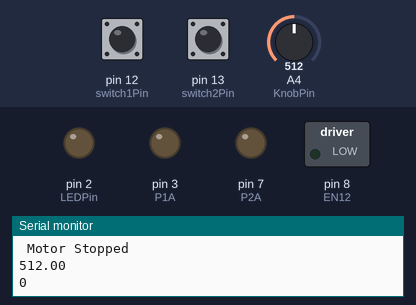
Bench run of a sketch on a simulated Arduino Uno, built with avr-gcc and run on an emulated ATmega328P. On the bench: switched loads named in the sketch (green lamp = pin HIGH), output pins drawn as LEDs (lit = HIGH), the last lines printed to the serial monitor. Inputs (shaded band) come from the test bench; at power-on: A4 (KnobPin) = 512, pin 12 (switch1Pin) HIGH, pin 13 (switch2Pin) HIGH.

Above: at 1.8 s.
1.9 s: A4 (KnobPin) set to 487
At 3.2 s:
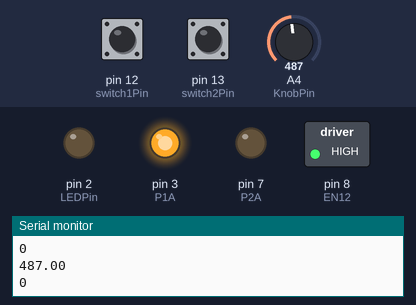
3.5 s: A4 (KnobPin) set to 510
At 4.8 s:
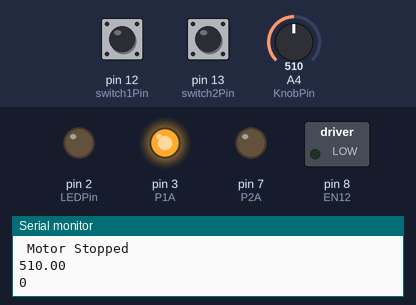
5.5 s: A4 (KnobPin) set to 544
7.2 s: A4 (KnobPin) set to 558
At 9.1 s:
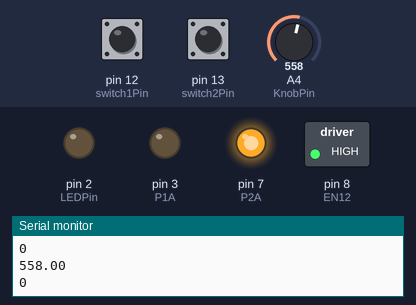
9.5 s: A4 (KnobPin) set to 540
At 10.7 s:
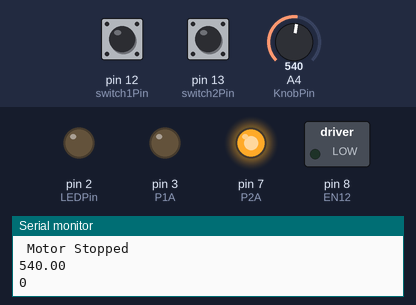
11.5 s: A4 (KnobPin) set to 560
At 12.3 s:
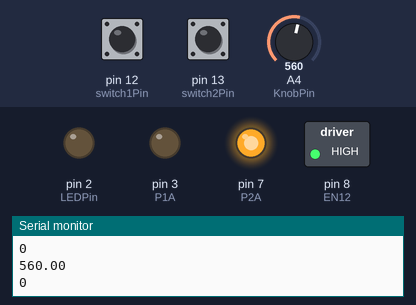
Timing chart, 0 to 14.5 s (numbered marks = the images above; inputs shaded):
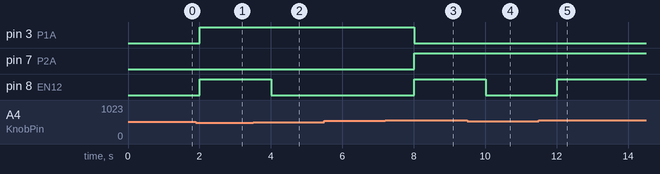

Measured:
- the behaviour switches between 500 and 499 on A4 (KnobPin) (found by bisection; images 0 and 1)
- the behaviour switches between 550 and 551 on A4 (KnobPin) (found by bisection; images 2 and 3)
- after the input at 1.9 s, pin 3 (P1A), pin 8 (EN12): LOW → HIGH after 0.10 s
- after the input at 3.5 s, pin 8 (EN12): HIGH → LOW after 0.50 s
- after the input at 7.2 s, pin 3 (P1A): HIGH → LOW after 0.81 s; pin 7 (P2A), pin 8 (EN12): LOW → HIGH after 0.81 s
- after the input at 9.5 s, pin 8 (EN12): HIGH → LOW after 0.51 s
- after the input at 11.5 s, pin 8 (EN12): LOW → HIGH after 0.51 s

The sketch:

sketch_oct11b.ino
```cpp
#define P1A 3
#define P2A 7
#define EN12 8
#define KnobPin 4

#define switch1Pin 12
#define switch2Pin 13

#define LEDPin 2

float knobValue;

int counter;

unsigned long delay_time = 50;
unsigned long last_time = 0;
boolean led_state = false;

unsigned long start_time = 0;
unsigned long duration = 5000;
boolean flag = false;

void setup() {
  Serial.begin(9600);
  pinMode(P1A, OUTPUT);
  pinMode(P2A, OUTPUT);
  pinMode(EN12, OUTPUT);
  pinMode(KnobPin, INPUT);
  pinMode(switch1Pin, INPUT_PULLUP);
  pinMode(switch2Pin, INPUT_PULLUP);

  counter = 0;

  pinMode(LEDPin, OUTPUT);

}

void loop() {
  float knobValue = analogRead(KnobPin);

  if (knobValue < 500) {
    digitalWrite(EN12, HIGH);
    digitalWrite(P1A , HIGH);
    digitalWrite(P2A, LOW);
  }
  if (knobValue >= 500 && knobValue <= 550) {
    digitalWrite(EN12 , LOW);
    Serial.println(" Motor Stopped");
  }
  if (knobValue > 550) {
    digitalWrite(EN12 , HIGH);
    digitalWrite(P1A, LOW);
    digitalWrite(P2A, HIGH);
  }

  boolean switch1State = digitalRead(switch1Pin);
  boolean switch2State = digitalRead(switch2Pin);

  if (switch1State == LOW && switch2State == HIGH) {
    counter--;
  }

  if (switch1State == HIGH && switch2State == LOW) {
    counter++;
  }

  long current_time = millis();

  if (counter >= 5) {
    if(flag == false){
    start_time = current_time;
    flag = true;
    }
    if (current_time - last_time > delay_time) {
      digitalWrite(LEDPin, !led_state);
      led_state = !led_state;
      last_time = current_time;
    }
    if(current_time - start_time > duration){
      counter = 0;
      flag = false;
    }
  }else if(counter<5){
    digitalWrite(LEDPin, LOW);
  }

  Serial.println(knobValue);
  Serial.println(counter);

  delay(1000);
}
```
